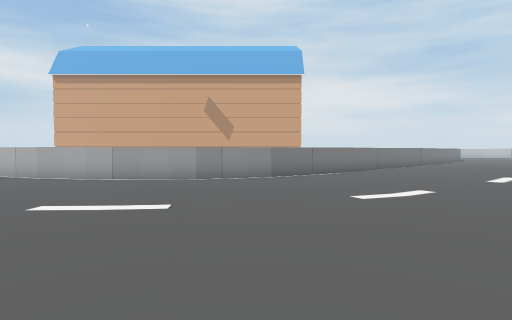
[1] (above)

24 first-person views from a walk through a 3-D level made in the Unity game engine. The camera is 1.5 m above the floor, tilts 2° down and sees 80° across. The floor is counted in squares, 2 m on a side. Each view is taken from the middle of a square. On the plan, view 1 faces up. The plan holds only what a view shows up to about 10 squares ahead; the rest is blank. The place goes on beyond the plan. The player character is not drawn.

[2]
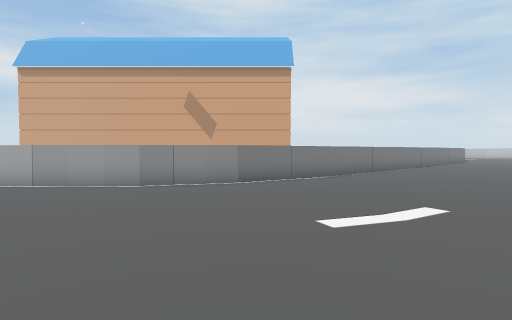

[3]
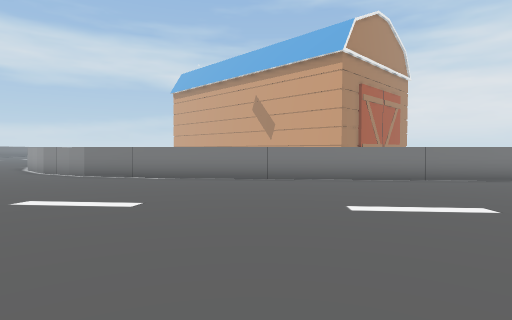

[4]
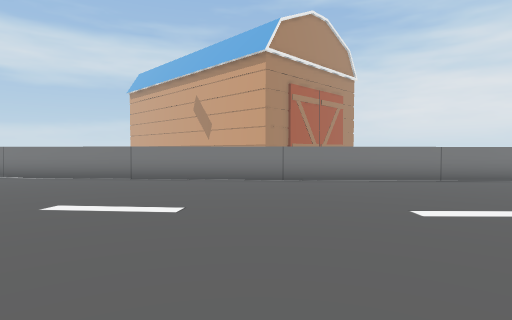

[5]
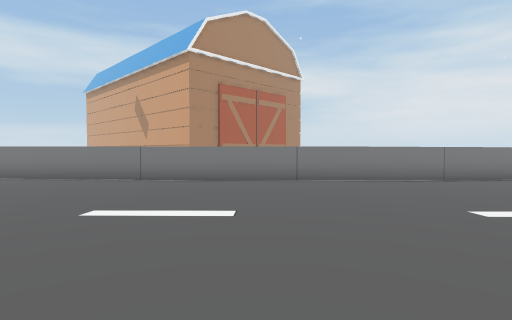

[6]
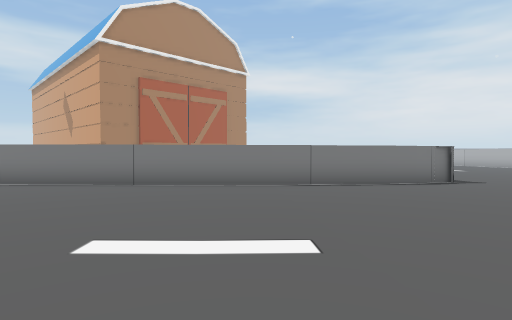

[7]
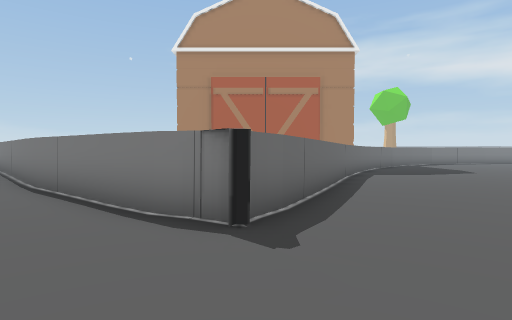

[8]
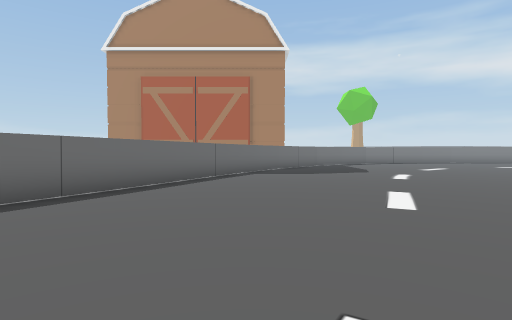

[9]
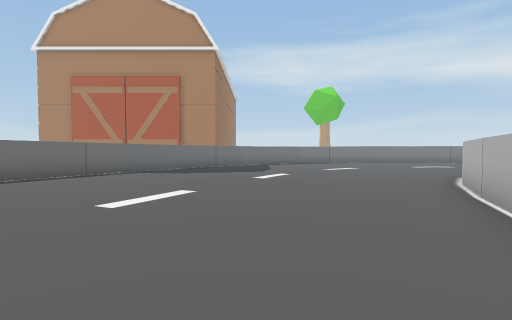

[10]
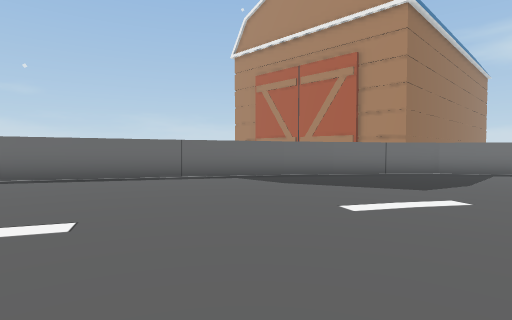

[11]
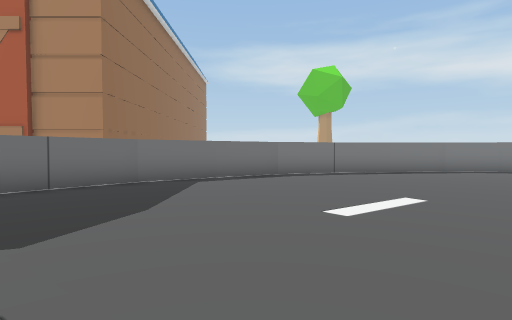

[12]
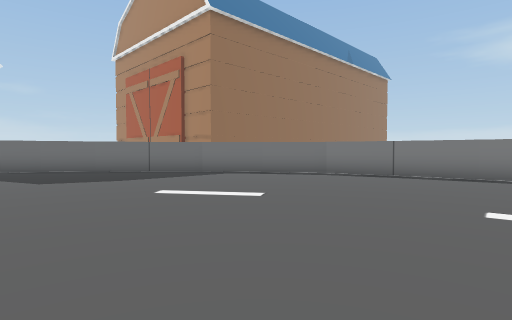

[13]
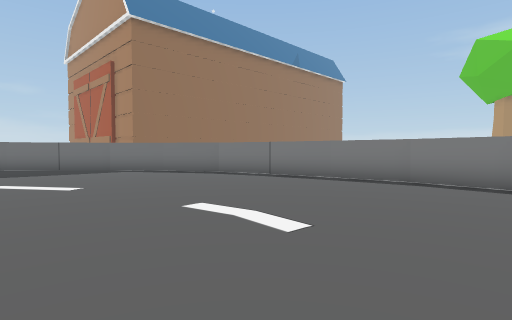

[14]
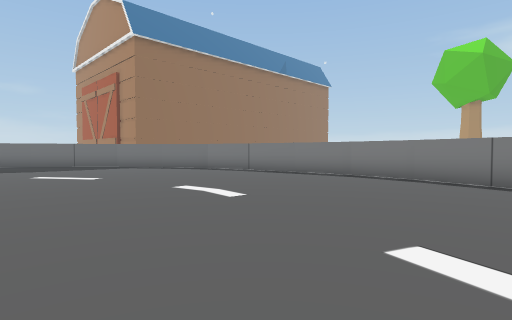

[15]
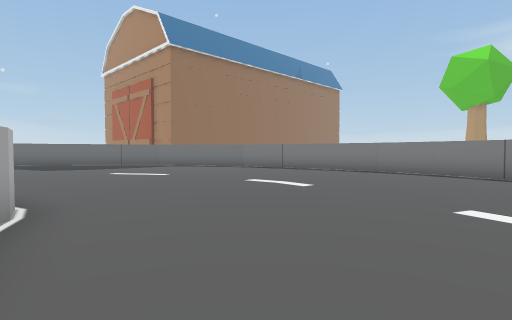

[16]
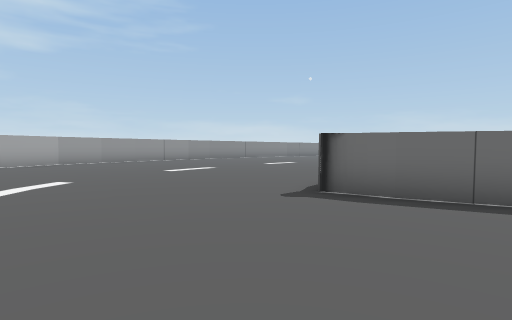

[17]
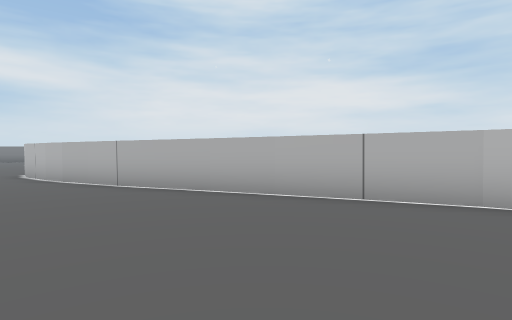

[18]
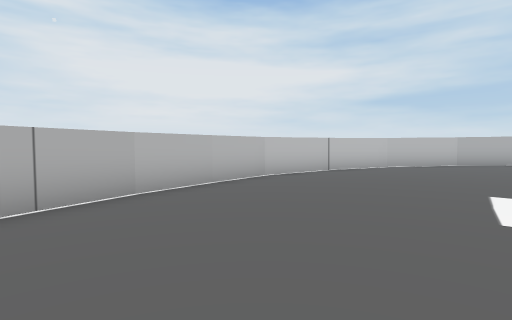

[19]
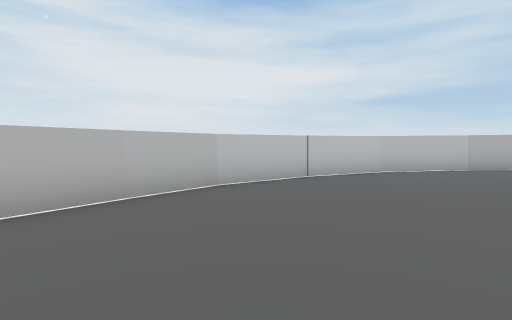

[20]
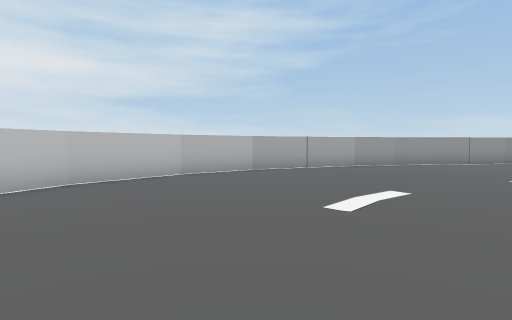

[21]
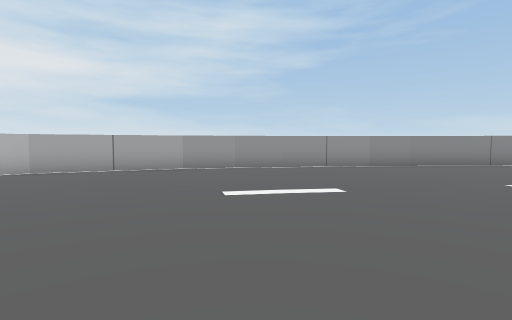

[22]
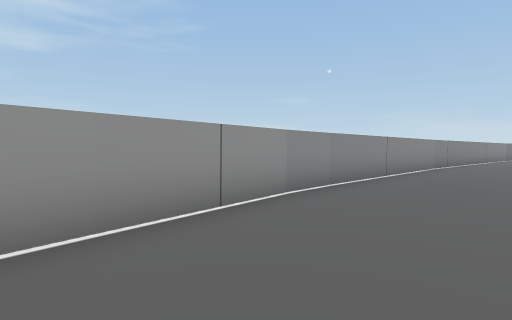

[23]
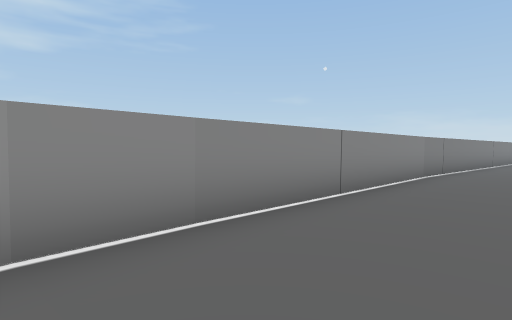

[24]
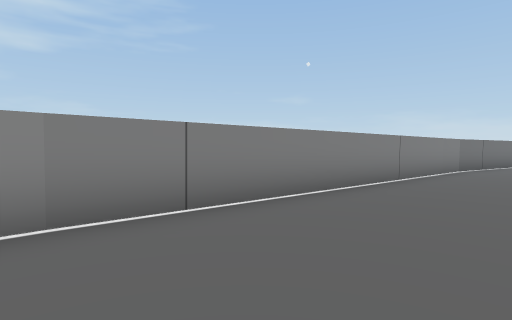

### Floor plan
Key: @ floor where view 1 was taken; # wall or solid block; . main floor; : floor 0.25 m higher than the main floor; - floor 0.25 m lower than the main floor; _ floor 0.5 m lower than the main floor.
Columns run from 4 left of view 1 to 28 right of it. Each row starts with its distance up from view 1.
 48          _______-
 47       #__________
 46      ##__________
 45      #__________
 44      #__________#
 43      #__________#
 42      #__________#
 41      #__________###
 40      ##___________###
 39       #____________-###
 38       #___________----###
 37       ##_________-------###
 36        #________----------###
 35        ##______-------------##
 34         ##_____--------------##
 33          ##___----------------##
 32           ##_----------------..#
 31            ###--------------...##
 30              ###------------....#
 29                ###---------.....#
 28                  ###------......#
 27                    ###---.......#
 26                     ##--........#
 25                     #--.........#
 24                    ##-..........#
 23                   ##-..........##
 22                  ##-..........:#
 21                 ##...........:##
 20                ##...........::#
 19               ##..........:::##
 18              ##..........:::##
 17             ##..........:::##
 16            ##..........::::#
 15          ###..........::::##
 14         ##..........:::::##
 13        ##..........:::::##
 12       ##..........:::::##
 11     ###..........:::::##
 10 #####..........::::::##
  9 ..............:::::###
  8 .............:::::##
  7 ............:::::##
  6 ..........   :::##
  5 .........   :::##
  4 ......:::  ::###
  3  :::::::   :##
  2   :::::
  1    :::
  0     @

Where each view was taken, in squares from view 1:
view 1: 0 up, 0 right, facing up
view 2: 2 up, 1 right, facing up
view 3: 7 up, 12 right, facing up-left
view 4: 10 up, 15 right, facing up-left
view 5: 13 up, 18 right, facing up-left
view 6: 17 up, 20 right, facing up-left
view 7: 27 up, 21 right, facing left
view 8: 31 up, 21 right, facing left
view 9: 35 up, 21 right, facing left
view 10: 37 up, 16 right, facing down-left
view 11: 37 up, 12 right, facing left
view 12: 43 up, 11 right, facing down-left
view 13: 46 up, 9 right, facing down-left
view 14: 48 up, 10 right, facing down-left
view 15: 48 up, 12 right, facing down-left
view 16: 32 up, 19 right, facing down
view 17: 32 up, 19 right, facing up
view 18: 34 up, 17 right, facing right
view 19: 33 up, 19 right, facing right
view 20: 31 up, 21 right, facing down-right
view 21: 26 up, 18 right, facing down-right
view 22: 21 up, 23 right, facing down
view 23: 18 up, 21 right, facing down
view 24: 13 up, 15 right, facing down
